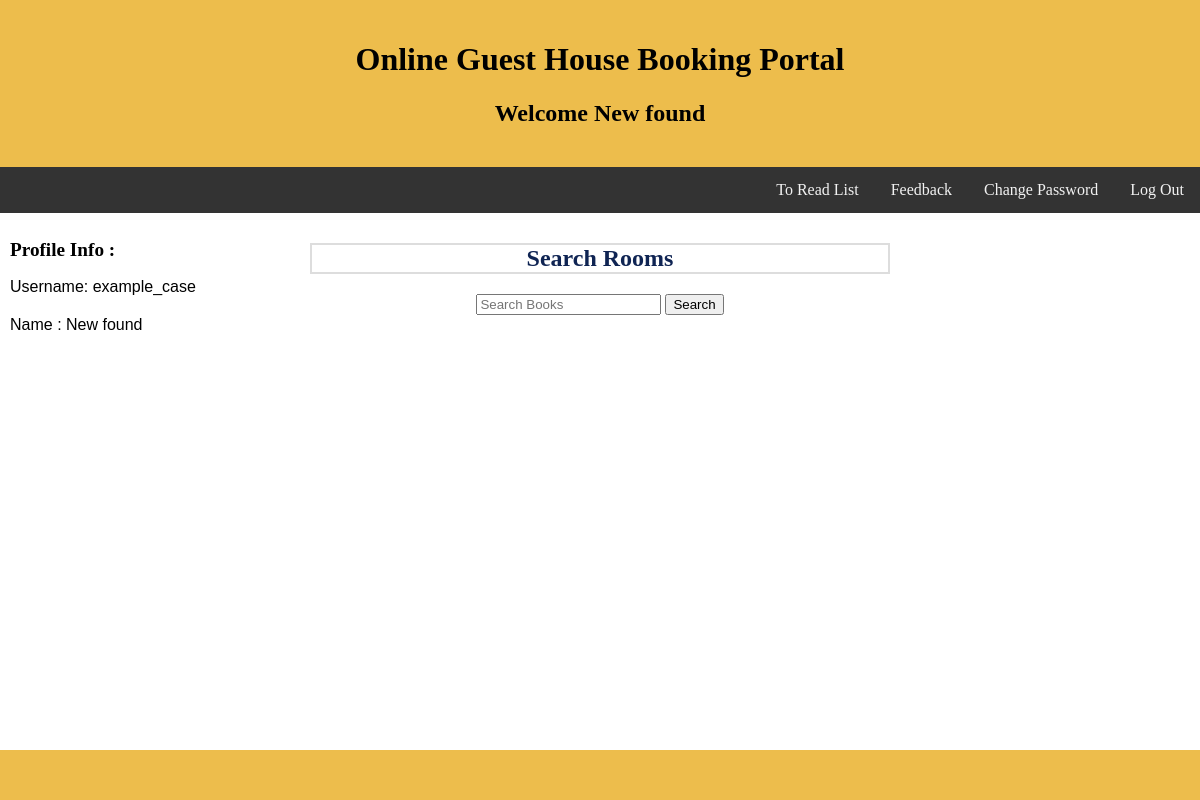
Page /profile (signed in) on the committed database.
### newApp/models.py (models this page shows)
class Customer(models.Model):
    user_id = models.CharField(max_length = 50, primary_key = True)
    email = models.EmailField()
    password = models.CharField(max_length = 50 )
    first_name = models.CharField(max_length = 50)
    middle_name = models.CharField(max_length = 50)
    last_name = models.CharField(max_length = 50)
    phone_no = models.CharField(max_length = 50)

### newApp/views.py (the view)
# urls.py: path('profile', views.userProfile, name = 'profile'),
def userProfile(request):
    if request.session.has_key('user_id'):
        posts = request.session['user_id']
        query = Customer.objects.filter(user_id = posts)
        return render(request, 'users/profile.html', {"query":query})
    else:
        redirect(request,'users/profile.html', {} )

### newApp/templates/users/profile.html (shortened to what this page needs)
  <!DOCTYPE html>
<html lang="en">
<head>
</head>
<body>
{% for post in query %}
<div class="header">
  <h1>Online Guest House Booking Portal</h1>
  <h2>Welcome {{post.first_name}} {{post.last_name}}</h2>
</div>
<div class="topnav">
  <a href="/logout">Log Out</a>
  <a href="/password_change">Change Password</a>
  <a href="/feedback">Feedback</a>
  <a href="/userBookList">To Read List</a>
</div>
<div class="row">
  <div class="column side">
    <h2 style="font-family:times new roman;font-size:120%";>Profile Info :</h2>
    <p style="font-family:arial;font-size:100%;line-height:1.2";>Username:
     {{post.user_id}}<br><br>
     Name    : {{post.first_name}}  {{post.last_name}}<br><br>
  </div>
{% endfor %}
  <div class="column middle" align="center">
    <h2 style="color:#0f2453;border:2px solid #ddd";>Search Rooms</h2>
    <p>
      <form class="form-inline my-2 my-lg-0" action="{% url 'searchBooks' %}" method= "GET">
        <input class="form-control mr-sm-2" type="search" placeholder="Search Books" aria-label="Search" name="search" >
        <button class="btn btn-outline-success my-2 my-sm-0" type="submit">Search</button>
      </form>
    </p>
  </div>
  <div class="column side">
  </div>
</div>
<div class="footer">
</div>
</body>
</html>

### newApp/templates/users/profile.html (style rules this page uses)
* { box-sizing: border-box; }
body { margin: 0; }
.header { background-color: #EDBD4C; padding: 20px; text-align: center; }
.topnav { overflow: hidden; background-color: #333; }
.topnav a { float: right; display: block; color: #f2f2f2; text-align: center; padding: 14px 16px; text-decoration: none; }
.column { float: left; padding: 10px; }
.column.side { width: 25%; }
.column.middle { width: 50%; }
.row:after { content: ""; display: table; clear: both; }
.footer { background-color: #EDBD4C; padding: 10px; text-align: center; position: absolute; height: 50px; bottom: 0px; left: 0px; right: 0px; margin-bottom: 0px; }

### rows in the picture
Customer: first_name "New", last_name "found", user_id "example_case"
